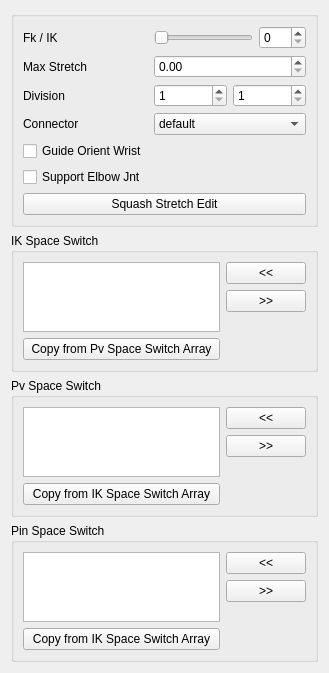
<?xml version="1.0" encoding="UTF-8"?>
<ui version="4.0">
 <class>Form</class>
 <widget class="QWidget" name="Form">
  <property name="geometry">
   <rect>
    <x>0</x>
    <y>0</y>
    <width>329</width>
    <height>633</height>
   </rect>
  </property>
  <property name="windowTitle">
   <string>Form</string>
  </property>
  <layout class="QVBoxLayout" name="verticalLayout">
   <item>
    <widget class="QGroupBox" name="groupBox">
     <property name="title">
      <string/>
     </property>
     <layout class="QGridLayout" name="gridLayout">
      <item row="2" column="0">
       <widget class="QLabel" name="label_3">
        <property name="text">
         <string>Division</string>
        </property>
       </widget>
      </item>
      <item row="5" column="1" colspan="2">
       <widget class="QComboBox" name="connector_comboBox">
        <item>
         <property name="text">
          <string>default</string>
         </property>
        </item>
        <item>
         <property name="text">
          <string>shoulder_01</string>
         </property>
        </item>
       </widget>
      </item>
      <item row="1" column="0">
       <widget class="QLabel" name="label_2">
        <property name="text">
         <string>Max Stretch</string>
        </property>
       </widget>
      </item>
      <item row="0" column="0">
       <widget class="QLabel" name="label">
        <property name="text">
         <string>Fk / IK</string>
        </property>
       </widget>
      </item>
      <item row="0" column="1">
       <widget class="QSlider" name="fk_ik_horizontalSlider">
        <property name="maximum">
         <number>100</number>
        </property>
        <property name="orientation">
         <enum>Qt::Horizontal</enum>
        </property>
       </widget>
      </item>
      <item row="8" column="0" colspan="3">
       <widget class="QPushButton" name="squash_stretch_pushButton">
        <property name="text">
         <string>Squash Stretch Edit</string>
        </property>
       </widget>
      </item>
      <item row="1" column="1" colspan="2">
       <widget class="QDoubleSpinBox" name="max_stretch_doubleSpinBox"/>
      </item>
      <item row="7" column="0">
       <widget class="QCheckBox" name="support_elbow_jnt_checkBox">
        <property name="text">
         <string>Support Elbow Jnt</string>
        </property>
       </widget>
      </item>
      <item row="0" column="2">
       <widget class="QSpinBox" name="fk_ik_spinBox">
        <property name="maximum">
         <number>100</number>
        </property>
       </widget>
      </item>
      <item row="2" column="1" colspan="2">
       <layout class="QHBoxLayout" name="horizontalLayout">
        <item>
         <widget class="QSpinBox" name="upper_division_spinBox">
          <property name="sizePolicy">
           <sizepolicy hsizetype="Expanding" vsizetype="Fixed">
            <horstretch>0</horstretch>
            <verstretch>0</verstretch>
           </sizepolicy>
          </property>
          <property name="minimum">
           <number>1</number>
          </property>
         </widget>
        </item>
        <item>
         <widget class="QSpinBox" name="lower_division_spinBox">
          <property name="sizePolicy">
           <sizepolicy hsizetype="Expanding" vsizetype="Fixed">
            <horstretch>0</horstretch>
            <verstretch>0</verstretch>
           </sizepolicy>
          </property>
          <property name="minimum">
           <number>1</number>
          </property>
         </widget>
        </item>
       </layout>
      </item>
      <item row="5" column="0">
       <widget class="QLabel" name="label_4">
        <property name="text">
         <string>Connector</string>
        </property>
       </widget>
      </item>
      <item row="6" column="0">
       <widget class="QCheckBox" name="guide_orient_wrist_checkBox">
        <property name="text">
         <string>Guide Orient Wrist</string>
        </property>
       </widget>
      </item>
     </layout>
    </widget>
   </item>
   <item>
    <widget class="QGroupBox" name="groupBox_4">
     <property name="title">
      <string>IK Space Switch</string>
     </property>
     <layout class="QGridLayout" name="gridLayout_4">
      <item row="2" column="1" rowspan="2">
       <spacer name="verticalSpacer_2">
        <property name="orientation">
         <enum>Qt::Vertical</enum>
        </property>
        <property name="sizeHint" stdset="0">
         <size>
          <width>20</width>
          <height>100</height>
         </size>
        </property>
       </spacer>
      </item>
      <item row="3" column="0">
       <widget class="QPushButton" name="pv_to_ik_space_switch_pushButton">
        <property name="text">
         <string>Copy from Pv Space Switch Array</string>
        </property>
       </widget>
      </item>
      <item row="0" column="1">
       <widget class="QPushButton" name="ik_space_switch_add_pushButton">
        <property name="text">
         <string>&lt;&lt;</string>
        </property>
       </widget>
      </item>
      <item row="1" column="1">
       <widget class="QPushButton" name="ik_space_switch_remove_pushButton">
        <property name="text">
         <string>&gt;&gt;</string>
        </property>
       </widget>
      </item>
      <item row="0" column="0" rowspan="3">
       <widget class="QListWidget" name="ik_space_switch_listWidget">
        <property name="sizePolicy">
         <sizepolicy hsizetype="Expanding" vsizetype="Maximum">
          <horstretch>0</horstretch>
          <verstretch>0</verstretch>
         </sizepolicy>
        </property>
       </widget>
      </item>
     </layout>
    </widget>
   </item>
   <item>
    <widget class="QGroupBox" name="groupBox_5">
     <property name="title">
      <string>Pv Space Switch</string>
     </property>
     <layout class="QGridLayout" name="gridLayout_5">
      <item row="0" column="0" rowspan="3">
       <widget class="QListWidget" name="pv_space_switch_listWidget">
        <property name="sizePolicy">
         <sizepolicy hsizetype="Expanding" vsizetype="Maximum">
          <horstretch>0</horstretch>
          <verstretch>0</verstretch>
         </sizepolicy>
        </property>
       </widget>
      </item>
      <item row="1" column="1">
       <widget class="QPushButton" name="pv_space_switch_remove_pushButton">
        <property name="text">
         <string>&gt;&gt;</string>
        </property>
       </widget>
      </item>
      <item row="0" column="1">
       <widget class="QPushButton" name="pv_space_switch_add_pushButton">
        <property name="text">
         <string>&lt;&lt;</string>
        </property>
       </widget>
      </item>
      <item row="3" column="0">
       <widget class="QPushButton" name="ik_to_pv_space_switch_pushButton">
        <property name="text">
         <string>Copy from IK Space Switch Array</string>
        </property>
       </widget>
      </item>
      <item row="2" column="1" rowspan="2">
       <spacer name="verticalSpacer_3">
        <property name="orientation">
         <enum>Qt::Vertical</enum>
        </property>
        <property name="sizeHint" stdset="0">
         <size>
          <width>20</width>
          <height>100</height>
         </size>
        </property>
       </spacer>
      </item>
     </layout>
    </widget>
   </item>
   <item>
    <widget class="QGroupBox" name="groupBox_6">
     <property name="title">
      <string>Pin Space Switch</string>
     </property>
     <layout class="QGridLayout" name="gridLayout_6">
      <item row="1" column="1">
       <widget class="QPushButton" name="pin_space_switch_remove_pushButton">
        <property name="text">
         <string>&gt;&gt;</string>
        </property>
       </widget>
      </item>
      <item row="0" column="1">
       <widget class="QPushButton" name="pin_space_switch_add_pushButton">
        <property name="text">
         <string>&lt;&lt;</string>
        </property>
       </widget>
      </item>
      <item row="0" column="0" rowspan="3">
       <widget class="QListWidget" name="pin_space_switch_listWidget">
        <property name="sizePolicy">
         <sizepolicy hsizetype="Expanding" vsizetype="Maximum">
          <horstretch>0</horstretch>
          <verstretch>0</verstretch>
         </sizepolicy>
        </property>
       </widget>
      </item>
      <item row="3" column="0">
       <widget class="QPushButton" name="ik_to_pin_space_switch_pushButton">
        <property name="text">
         <string>Copy from IK Space Switch Array</string>
        </property>
       </widget>
      </item>
      <item row="2" column="1" rowspan="2">
       <spacer name="verticalSpacer_4">
        <property name="orientation">
         <enum>Qt::Vertical</enum>
        </property>
        <property name="sizeHint" stdset="0">
         <size>
          <width>20</width>
          <height>100</height>
         </size>
        </property>
       </spacer>
      </item>
     </layout>
    </widget>
   </item>
  </layout>
 </widget>
 <resources/>
 <connections>
  <connection>
   <sender>fk_ik_horizontalSlider</sender>
   <signal>valueChanged(int)</signal>
   <receiver>fk_ik_spinBox</receiver>
   <slot>setValue(int)</slot>
   <hints>
    <hint type="sourcelabel">
     <x>206</x>
     <y>29</y>
    </hint>
    <hint type="destinationlabel">
     <x>289</x>
     <y>29</y>
    </hint>
   </hints>
  </connection>
  <connection>
   <sender>fk_ik_spinBox</sender>
   <signal>valueChanged(int)</signal>
   <receiver>fk_ik_horizontalSlider</receiver>
   <slot>setValue(int)</slot>
   <hints>
    <hint type="sourcelabel">
     <x>289</x>
     <y>29</y>
    </hint>
    <hint type="destinationlabel">
     <x>206</x>
     <y>29</y>
    </hint>
   </hints>
  </connection>
 </connections>
</ui>
